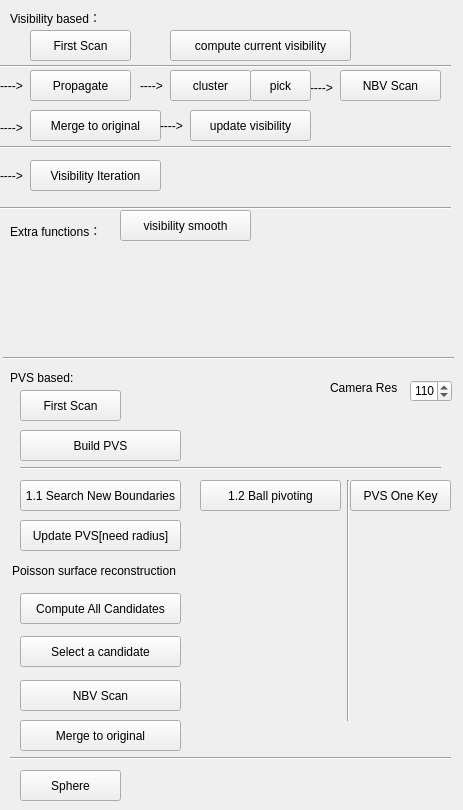
   <widget class="QWidget" name="tab_5">
    <attribute name="title">
     <string>Evaluation</string>
    </attribute>
    <widget class="QLabel" name="label_19">
     <property name="geometry">
      <rect>
       <x>10</x>
       <y>10</y>
       <width>101</width>
       <height>16</height>
      </rect>
     </property>
     <property name="text">
      <string>Visibility based：</string>
     </property>
    </widget>
    <widget class="QPushButton" name="pushButton_visibility_first_scan">
     <property name="geometry">
      <rect>
       <x>30</x>
       <y>30</y>
       <width>101</width>
       <height>31</height>
      </rect>
     </property>
     <property name="text">
      <string>First Scan</string>
     </property>
    </widget>
    <widget class="QPushButton" name="pushButton_visibility_propagete">
     <property name="geometry">
      <rect>
       <x>30</x>
       <y>70</y>
       <width>101</width>
       <height>31</height>
      </rect>
     </property>
     <property name="text">
      <string>Propagate</string>
     </property>
    </widget>
    <widget class="QPushButton" name="pushButton_visibility_cluster">
     <property name="geometry">
      <rect>
       <x>170</x>
       <y>70</y>
       <width>81</width>
       <height>31</height>
      </rect>
     </property>
     <property name="text">
      <string>cluster</string>
     </property>
    </widget>
    <widget class="QPushButton" name="pushButton_visibility_NBV_scan">
     <property name="geometry">
      <rect>
       <x>340</x>
       <y>70</y>
       <width>101</width>
       <height>31</height>
      </rect>
     </property>
     <property name="text">
      <string>NBV Scan</string>
     </property>
    </widget>
    <widget class="QLabel" name="label_20">
     <property name="geometry">
      <rect>
       <x>0</x>
       <y>170</y>
       <width>54</width>
       <height>12</height>
      </rect>
     </property>
     <property name="text">
      <string>----&gt;</string>
     </property>
    </widget>
    <widget class="QLabel" name="label_22">
     <property name="geometry">
      <rect>
       <x>0</x>
       <y>80</y>
       <width>54</width>
       <height>12</height>
      </rect>
     </property>
     <property name="text">
      <string>----&gt;</string>
     </property>
    </widget>
    <widget class="QLabel" name="label_23">
     <property name="geometry">
      <rect>
       <x>140</x>
       <y>80</y>
       <width>54</width>
       <height>12</height>
      </rect>
     </property>
     <property name="text">
      <string>----&gt;</string>
     </property>
    </widget>
    <widget class="QLabel" name="label_24">
     <property name="geometry">
      <rect>
       <x>310</x>
       <y>80</y>
       <width>41</width>
       <height>16</height>
      </rect>
     </property>
     <property name="text">
      <string>----&gt;</string>
     </property>
    </widget>
    <widget class="QLabel" name="label_26">
     <property name="geometry">
      <rect>
       <x>0</x>
       <y>120</y>
       <width>41</width>
       <height>16</height>
      </rect>
     </property>
     <property name="text">
      <string>----&gt;</string>
     </property>
    </widget>
    <widget class="QPushButton" name="pushButton_visibility_update">
     <property name="geometry">
      <rect>
       <x>190</x>
       <y>110</y>
       <width>121</width>
       <height>31</height>
      </rect>
     </property>
     <property name="text">
      <string>update visibility</string>
     </property>
    </widget>
    <widget class="QPushButton" name="pushButton_visibility_merge">
     <property name="geometry">
      <rect>
       <x>30</x>
       <y>110</y>
       <width>131</width>
       <height>31</height>
      </rect>
     </property>
     <property name="text">
      <string>Merge to original</string>
     </property>
    </widget>
    <widget class="QPushButton" name="pushButton_visibility_one_key_iteration">
     <property name="geometry">
      <rect>
       <x>30</x>
       <y>160</y>
       <width>131</width>
       <height>31</height>
      </rect>
     </property>
     <property name="text">
      <string>Visibility Iteration</string>
     </property>
    </widget>
    <widget class="QLabel" name="label_25">
     <property name="geometry">
      <rect>
       <x>160</x>
       <y>120</y>
       <width>54</width>
       <height>12</height>
      </rect>
     </property>
     <property name="text">
      <string>----&gt;</string>
     </property>
    </widget>
    <widget class="Line" name="line_9">
     <property name="geometry">
      <rect>
       <x>0</x>
       <y>58</y>
       <width>451</width>
       <height>16</height>
      </rect>
     </property>
     <property name="orientation">
      <enum>Qt::Horizontal</enum>
     </property>
    </widget>
    <widget class="Line" name="line_10">
     <property name="geometry">
      <rect>
       <x>0</x>
       <y>139</y>
       <width>451</width>
       <height>16</height>
      </rect>
     </property>
     <property name="orientation">
      <enum>Qt::Horizontal</enum>
     </property>
    </widget>
    <widget class="Line" name="line_11">
     <property name="geometry">
      <rect>
       <x>0</x>
       <y>200</y>
       <width>451</width>
       <height>16</height>
      </rect>
     </property>
     <property name="orientation">
      <enum>Qt::Horizontal</enum>
     </property>
    </widget>
    <widget class="QPushButton" name="pushButton_visibility_smooth">
     <property name="geometry">
      <rect>
       <x>120</x>
       <y>210</y>
       <width>131</width>
       <height>31</height>
      </rect>
     </property>
     <property name="text">
      <string>visibility smooth</string>
     </property>
    </widget>
    <widget class="QLabel" name="label_3">
     <property name="geometry">
      <rect>
       <x>10</x>
       <y>220</y>
       <width>101</width>
       <height>21</height>
      </rect>
     </property>
     <property name="text">
      <string>Extra functions：</string>
     </property>
    </widget>
    <widget class="Line" name="line_12">
     <property name="geometry">
      <rect>
       <x>3</x>
       <y>350</y>
       <width>451</width>
       <height>16</height>
      </rect>
     </property>
     <property name="orientation">
      <enum>Qt::Horizontal</enum>
     </property>
    </widget>
    <widget class="QLabel" name="label_21">
     <property name="geometry">
      <rect>
       <x>10</x>
       <y>370</y>
       <width>101</width>
       <height>16</height>
      </rect>
     </property>
     <property name="text">
      <string>PVS based:</string>
     </property>
    </widget>
    <widget class="QPushButton" name="pushButton_pvs_first_scan">
     <property name="geometry">
      <rect>
       <x>20</x>
       <y>390</y>
       <width>101</width>
       <height>31</height>
      </rect>
     </property>
     <property name="text">
      <string>First Scan</string>
     </property>
    </widget>
    <widget class="QPushButton" name="pushButton_pvs_search_new_boundaries">
     <property name="geometry">
      <rect>
       <x>20</x>
       <y>480</y>
       <width>161</width>
       <height>31</height>
      </rect>
     </property>
     <property name="text">
      <string>1.1 Search New Boundaries</string>
     </property>
    </widget>
    <widget class="QPushButton" name="pushButton_compute_all_candidates">
     <property name="geometry">
      <rect>
       <x>20</x>
       <y>593</y>
       <width>161</width>
       <height>31</height>
      </rect>
     </property>
     <property name="text">
      <string>Compute All Candidates</string>
     </property>
    </widget>
    <widget class="QPushButton" name="pushButton_select_candidate">
     <property name="geometry">
      <rect>
       <x>20</x>
       <y>636</y>
       <width>161</width>
       <height>31</height>
      </rect>
     </property>
     <property name="text">
      <string>Select a candidate</string>
     </property>
    </widget>
    <widget class="QPushButton" name="pushButton_build_pvs">
     <property name="geometry">
      <rect>
       <x>20</x>
       <y>430</y>
       <width>161</width>
       <height>31</height>
      </rect>
     </property>
     <property name="text">
      <string>Build PVS</string>
     </property>
    </widget>
    <widget class="QPushButton" name="pushButton_update_pvs">
     <property name="geometry">
      <rect>
       <x>20</x>
       <y>520</y>
       <width>161</width>
       <height>31</height>
      </rect>
     </property>
     <property name="text">
      <string>Update PVS[need radius]</string>
     </property>
    </widget>
    <widget class="QPushButton" name="pushButton_pvs_NBV_scan">
     <property name="geometry">
      <rect>
       <x>20</x>
       <y>680</y>
       <width>161</width>
       <height>31</height>
      </rect>
     </property>
     <property name="text">
      <string>NBV Scan</string>
     </property>
    </widget>
    <widget class="QPushButton" name="pushButton_pvs_merge">
     <property name="geometry">
      <rect>
       <x>20</x>
       <y>720</y>
       <width>161</width>
       <height>31</height>
      </rect>
     </property>
     <property name="text">
      <string>Merge to original</string>
     </property>
    </widget>
    <widget class="Line" name="line_13">
     <property name="geometry">
      <rect>
       <x>10</x>
       <y>750</y>
       <width>441</width>
       <height>16</height>
      </rect>
     </property>
     <property name="orientation">
      <enum>Qt::Horizontal</enum>
     </property>
    </widget>
    <widget class="QPushButton" name="pushButton_pvs_one_key_iteration">
     <property name="geometry">
      <rect>
       <x>350</x>
       <y>480</y>
       <width>101</width>
       <height>31</height>
      </rect>
     </property>
     <property name="text">
      <string>PVS One Key</string>
     </property>
    </widget>
    <widget class="Line" name="line_14">
     <property name="geometry">
      <rect>
       <x>340</x>
       <y>480</y>
       <width>16</width>
       <height>241</height>
      </rect>
     </property>
     <property name="orientation">
      <enum>Qt::Vertical</enum>
     </property>
    </widget>
    <widget class="Line" name="line_15">
     <property name="geometry">
      <rect>
       <x>20</x>
       <y>460</y>
       <width>421</width>
       <height>16</height>
      </rect>
     </property>
     <property name="orientation">
      <enum>Qt::Horizontal</enum>
     </property>
    </widget>
    <widget class="QPushButton" name="pushButton_pvs_search_new_boundaries_ball_pivoting">
     <property name="geometry">
      <rect>
       <x>200</x>
       <y>480</y>
       <width>141</width>
       <height>31</height>
      </rect>
     </property>
     <property name="text">
      <string>1.2 Ball pivoting</string>
     </property>
    </widget>
    <widget class="QSpinBox" name="spinBox_camera_resolution">
     <property name="geometry">
      <rect>
       <x>410</x>
       <y>380</y>
       <width>42</width>
       <height>22</height>
      </rect>
     </property>
     <property name="minimum">
      <number>1</number>
     </property>
     <property name="maximum">
      <number>1000</number>
     </property>
     <property name="value">
      <number>110</number>
     </property>
    </widget>
    <widget class="QLabel" name="label_27">
     <property name="geometry">
      <rect>
       <x>330</x>
       <y>380</y>
       <width>71</width>
       <height>16</height>
      </rect>
     </property>
     <property name="text">
      <string>Camera Res</string>
     </property>
    </widget>
    <widget class="QLabel" name="label_28">
     <property name="geometry">
      <rect>
       <x>12</x>
       <y>560</y>
       <width>181</width>
       <height>21</height>
      </rect>
     </property>
     <property name="text">
      <string>Poisson surface reconstruction</string>
     </property>
    </widget>
    <widget class="QPushButton" name="pushButton_compute_current_visibility">
     <property name="geometry">
      <rect>
       <x>170</x>
       <y>30</y>
       <width>181</width>
       <height>31</height>
      </rect>
     </property>
     <property name="text">
      <string>compute current visibility</string>
     </property>
    </widget>
    <widget class="QPushButton" name="pushButton_visibility_pick">
     <property name="geometry">
      <rect>
       <x>250</x>
       <y>70</y>
       <width>61</width>
       <height>31</height>
      </rect>
     </property>
     <property name="text">
      <string>pick</string>
     </property>
    </widget>
    <widget class="QPushButton" name="pushButton_sphere">
     <property name="geometry">
      <rect>
       <x>20</x>
       <y>770</y>
       <width>101</width>
       <height>31</height>
      </rect>
     </property>
     <property name="text">
      <string>Sphere</string>
     </property>
    </widget>
   </widget>
